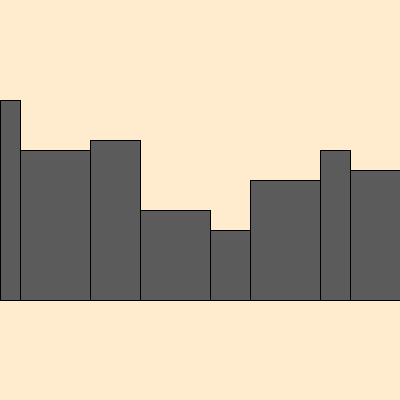
Frame 1 (no input)
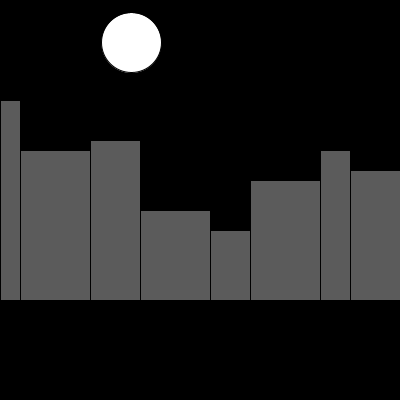
Frame 60 (the mouse pressed at the canvas centre just before this capture)
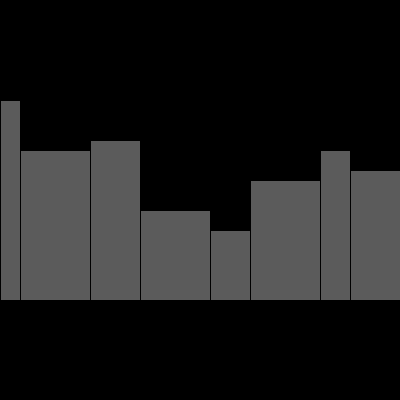
Frame 120 (the mouse held since frame 60 and released just before this capture)

The Processing sketch that drew these frames (run headless with seeded random() and noise(); from frame 60 on, the mouse is pressed at the canvas centre):

// Processing sketch: processing_70116
// ── processing_70116.pde

//Hayley G, CP1, mods 14/15  Animation

float x = 400;
float y = 200;
float changeX = 0.1;
float changeY = 0.07;
void setup()
{
  size(400,400);
  smooth();
  frameRate(9); 
}
void draw()
{
  sun();
  moon();
}
void sun()
{
  background(255,235,205);
  noStroke();
  fill(255,255,0);
  ellipse(x,y,60,60);
  x = x - changeX;
  y = y - changeY;
  changeX = changeX + 0.12;
  changeY = changeY + 0.07; 
  stroke(0);
  fill(91,91,91);
  rect(0,100,20,200);
  rect(20,150,70,150);
  rect(90,140,50,160);
  rect(140,210,70,90);
  rect(210,230,40,70);
  rect(250,180,70,120);
  rect(320,150,30,150);
  rect(350,170,50,130);
}
  void moon()
{
if(y < 100)
{
  background(0); 
  fill(255,255,255);
  ellipse(x,y,60,60);
  x = x - changeX;
  y = y - changeY;
  changeX = changeX + 0.05;
  changeY = changeY + 0.02; 
  stroke(0);
  fill(91,91,91);
  rect(0,100,20,200);
  rect(20,150,70,150);
  rect(90,140,50,160);
  rect(140,210,70,90);
  rect(210,230,40,70);
  rect(250,180,70,120);
  rect(320,150,30,150);
  rect(350,170,50,130);
}  
}
